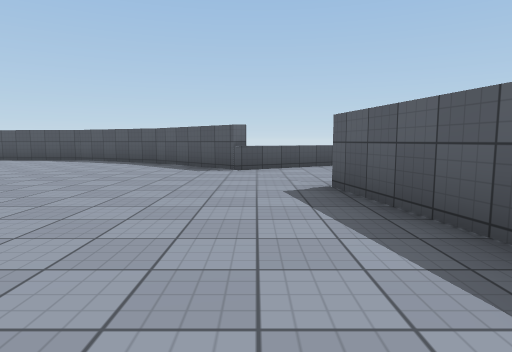
View 1 (above)

16 first-person views from a walk through a 3-D level made in the Unity game engine. The camera is 1.2 m above the floor, tilts 6° down and sees 75° across. The floor is counted in squares, 2 m on a side. Each view is taken from the middle of a square. On the plan, view 1 faces up. The plan holds only what a view shows up to about 10 squares ahead; the rest is blank. The place goes on beyond the plan. Surface patterns are stand-ins for the level's own textures.

View 2
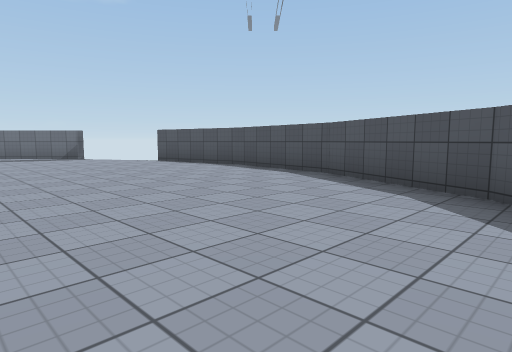

View 3
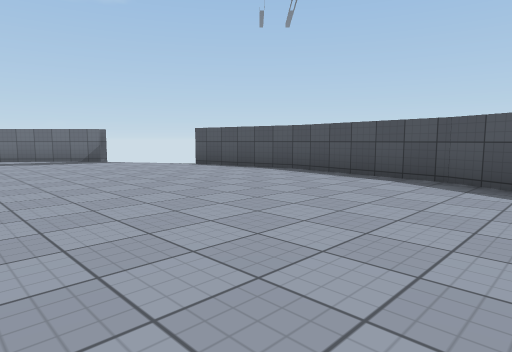

View 4
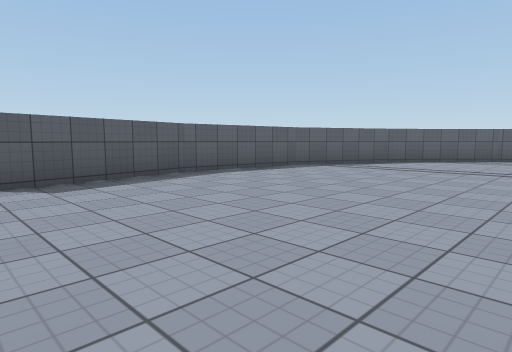

View 5
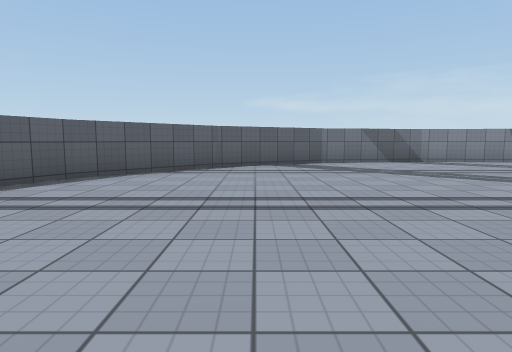

View 6
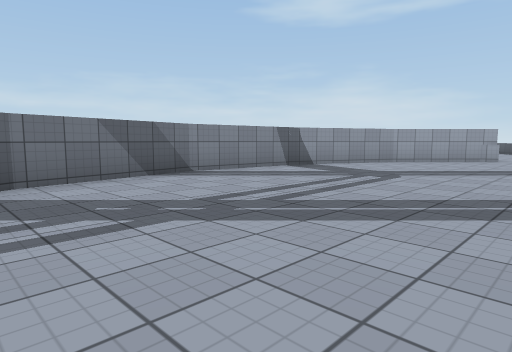

View 7
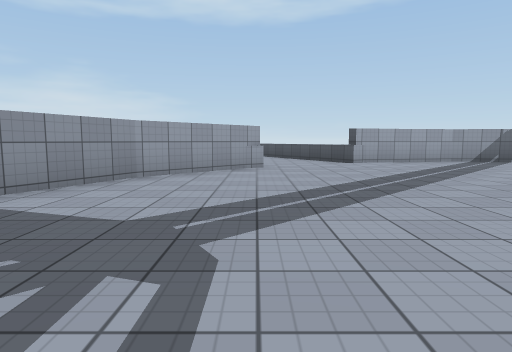

View 8
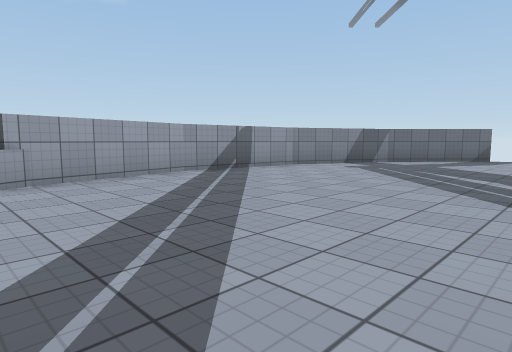

View 9
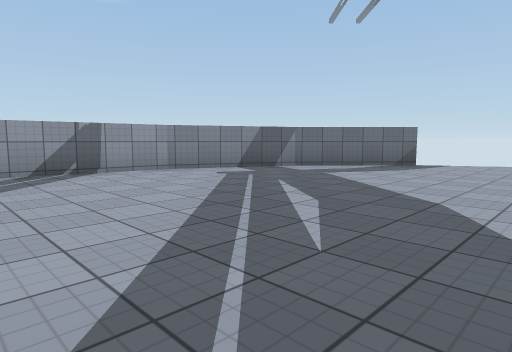

View 10
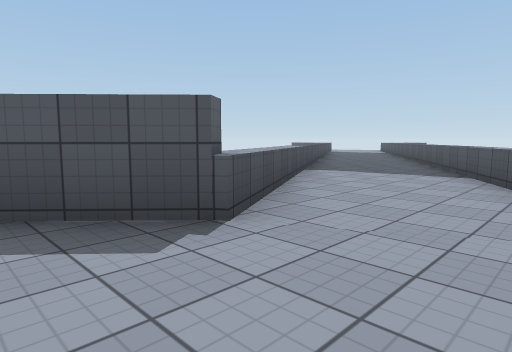

View 11
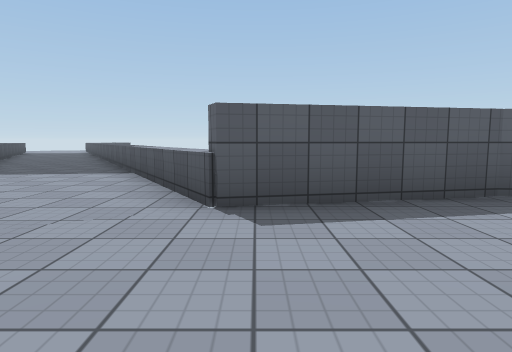

View 12
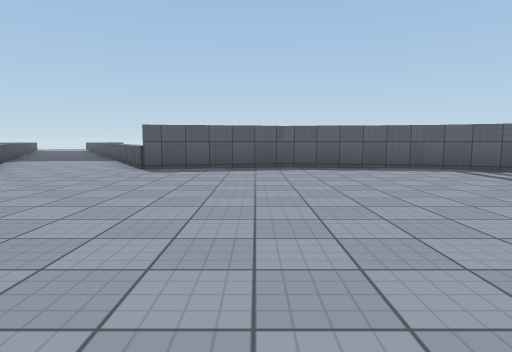

View 13
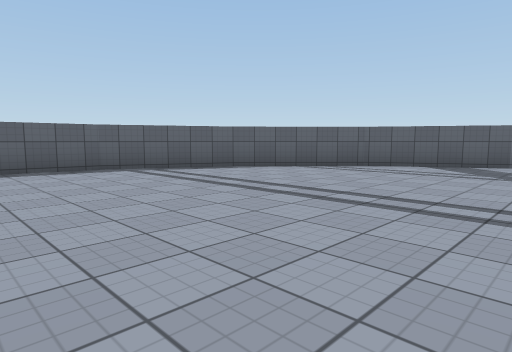

View 14
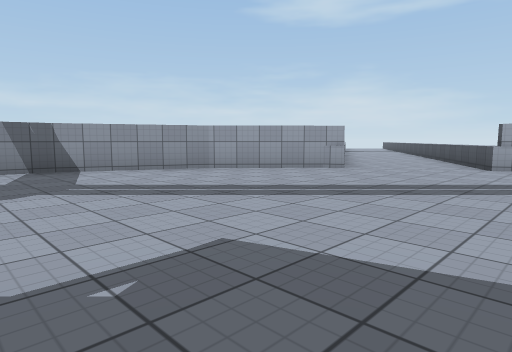

View 15
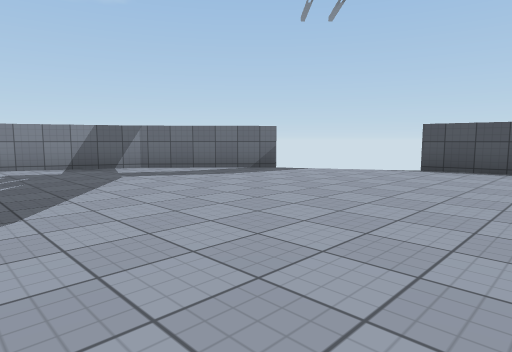

View 16
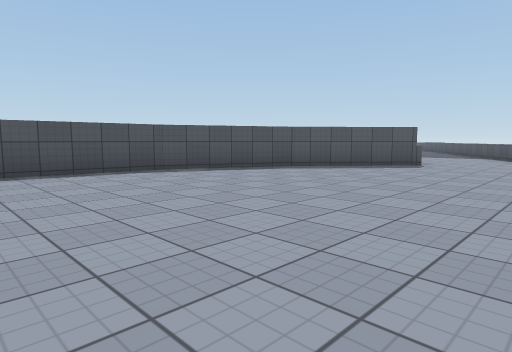

### Floor plan
Points are (right, up) in squares from view 1. A wall is a line through its corners. A room is listed if a view was taken in it or the views show most of it. See-through windows are left out.
Room 1 (views 1, 2, 3, 4, 5, 6, 7, 8, 9, 10, 11, 12, 13, 14, 15, 16)
walls: (-0.2, 7.2) (-0.5, 7) (-2.7, 9.1) (-5.4, 10.3) (-8.4, 10.7) (-11.4, 10.1); (-14, 8.8) (-16.1, 6.5) (-17.4, 3.7) (-17.8, 0.7) (-17.2, -2.3); (-17.1, -2.2) (-17.6, -2.4); (-15.8, -4.8) (-13.5, -7) (-10.8, -8.3) (-7.8, -8.6) (-4.8, -8) (-2.1, -6.6) (-0.1, -4.4) (1.2, -1.6) (1.6, 1.4) (1, 4.4)
low walls: (1, 4.4) (8.5, 8.8); (-15.6, -4.8) (-15.4, -5.2); (-17.2, -2) (-17.1, -2.2); (6.3, 10.8) (-0.4, 6.9)
ways out: opening at (-17, -3.7)

Where each view was taken, in squares from view 1:
view 1: 0 up, 0 right, facing up
view 2: 5 up, 2 left, facing up-left
view 3: 5 up, 4 left, facing up-left
view 4: 5 up, 4 left, facing down-right
view 5: 1 up, 3 left, facing down
view 6: 3 down, 4 left, facing down-left
view 7: 5 down, 8 left, facing left
view 8: 3 down, 12 left, facing up-left
view 9: 0 up, 11 left, facing up-left
view 10: 5 up, 2 left, facing up-right
view 11: 4 up, 2 left, facing right
view 12: 2 up, 6 left, facing right
view 13: 1 up, 6 left, facing down-right
view 14: 1 down, 9 left, facing down-left
view 15: 3 up, 9 left, facing up-left
view 16: 4 up, 9 left, facing up-right
